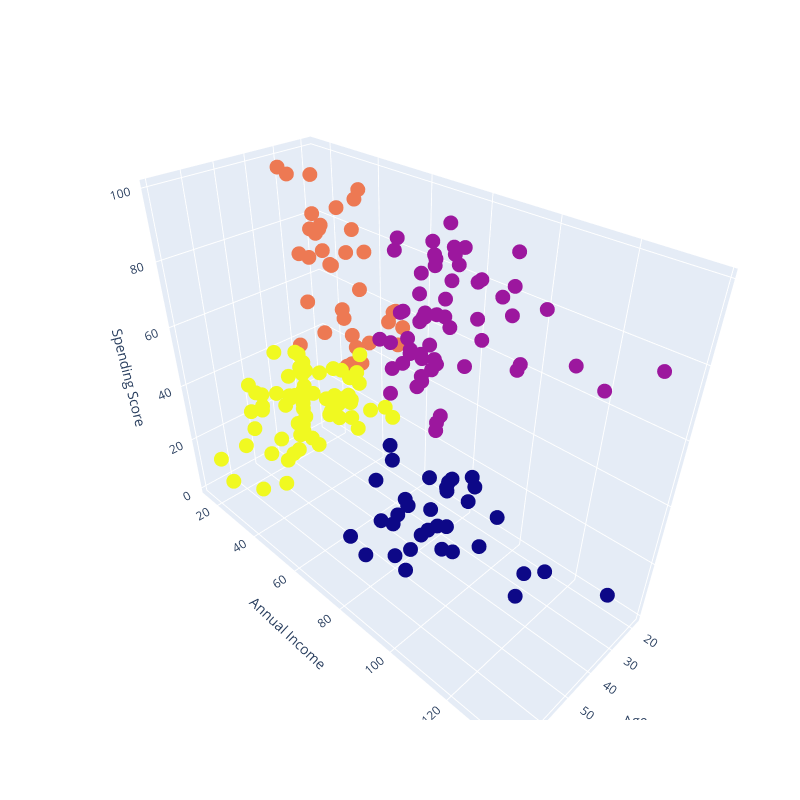

Notebook source saved alongside this figure:
### Code cell
# 3d scatterplot using plotly
Scene = dict(xaxis = dict(title = 'Age'), yaxis = dict(title = 'Annual Income'),zaxis = dict(title = 'Spending Score'))
trace = go.Scatter3d(x=df['Age'], y=df['Annual Income (k$)'], z=df['Spending Score (1-100)'], mode='markers', marker=dict(color = labels, size = 5, line=dict(color= labels, width = 10)))
layout = go.Layout(margin=dict(l=0,r=0),scene = Scene,height = 800,width = 800)
data = [trace]
fig = go.Figure(data = data, layout = layout)
fig.show()

### Figure 1 — Plotly figure (JSON) as saved in the notebook; plotly's stock layout.template omitted (floating-point values rounded to 4 significant figures; data arrays with more than 128 entries replaced by an {"elided": "..."} marker saying what was removed)
{"data": [{"marker": {"color": {"elided": "200 int values"}, "line": {"color": {"elided": "200 int values"}, "width": 10}, "size": 5}, "mode": "markers", "type": "scatter3d", "x": {"elided": "200 int values"}, "y": {"elided": "200 int values"}, "z": {"elided": "200 int values"}}], "layout": {"height": 800, "margin": {"l": 0, "r": 0}, "scene": {"xaxis": {"title": {"text": "Age"}}, "yaxis": {"title": {"text": "Annual Income"}}, "zaxis": {"title": {"text": "Spending Score"}}}, "width": 800}}
